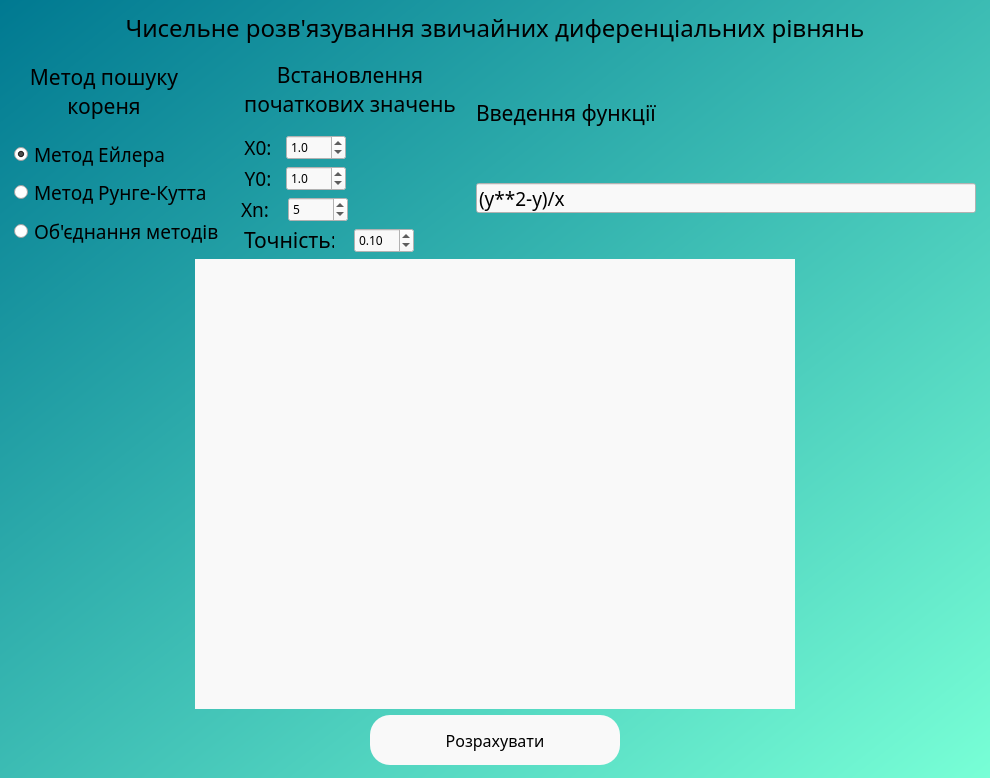
<?xml version="1.0" encoding="UTF-8"?>
<ui version="4.0">
 <class>MainWindow</class>
 <widget class="QMainWindow" name="MainWindow">
  <property name="geometry">
   <rect>
    <x>0</x>
    <y>0</y>
    <width>990</width>
    <height>778</height>
   </rect>
  </property>
  <property name="font">
   <font>
    <family>Noto Sans SC</family>
   </font>
  </property>
  <property name="windowTitle">
   <string>MainWindow</string>
  </property>
  <property name="styleSheet">
   <string notr="true">background-color: qlineargradient(spread:pad, x1:0, y1:0, x2:1, y2:1, stop:0 rgba(0, 121, 145, 255), stop:1 rgba(120, 255, 214, 255));
font-family: Noto Sans SC;</string>
  </property>
  <widget class="QWidget" name="centralwidget">
   <layout class="QVBoxLayout" name="verticalLayout_4">
    <item>
     <spacer name="verticalSpacer_2">
      <property name="orientation">
       <enum>Qt::Orientation::Vertical</enum>
      </property>
      <property name="sizeHint" stdset="0">
       <size>
        <width>20</width>
        <height>40</height>
       </size>
      </property>
     </spacer>
    </item>
    <item>
     <widget class="QLabel" name="window_title">
      <property name="minimumSize">
       <size>
        <width>500</width>
        <height>30</height>
       </size>
      </property>
      <property name="font">
       <font>
        <family>Noto Sans SC</family>
        <pointsize>18</pointsize>
       </font>
      </property>
      <property name="styleSheet">
       <string notr="true">background: none;</string>
      </property>
      <property name="text">
       <string>Чисельне розв'язування звичайних диференціальних рівнянь</string>
      </property>
      <property name="alignment">
       <set>Qt::AlignmentFlag::AlignCenter</set>
      </property>
     </widget>
    </item>
    <item>
     <layout class="QHBoxLayout" name="horizontalLayout_4">
      <item>
       <spacer name="horizontalSpacer">
        <property name="orientation">
         <enum>Qt::Orientation::Horizontal</enum>
        </property>
        <property name="sizeHint" stdset="0">
         <size>
          <width>40</width>
          <height>20</height>
         </size>
        </property>
       </spacer>
      </item>
      <item>
       <layout class="QVBoxLayout" name="verticalLayout_2">
        <item>
         <widget class="QLabel" name="method_title">
          <property name="minimumSize">
           <size>
            <width>180</width>
            <height>80</height>
           </size>
          </property>
          <property name="maximumSize">
           <size>
            <width>180</width>
            <height>80</height>
           </size>
          </property>
          <property name="font">
           <font>
            <family>Noto Sans SC</family>
            <pointsize>16</pointsize>
           </font>
          </property>
          <property name="styleSheet">
           <string notr="true">background: none;</string>
          </property>
          <property name="text">
           <string>Метод пошуку
кореня</string>
          </property>
          <property name="alignment">
           <set>Qt::AlignmentFlag::AlignCenter</set>
          </property>
         </widget>
        </item>
        <item>
         <widget class="QRadioButton" name="radio_euler">
          <property name="minimumSize">
           <size>
            <width>200</width>
            <height>30</height>
           </size>
          </property>
          <property name="maximumSize">
           <size>
            <width>200</width>
            <height>30</height>
           </size>
          </property>
          <property name="font">
           <font>
            <family>Noto Sans SC</family>
            <pointsize>14</pointsize>
           </font>
          </property>
          <property name="styleSheet">
           <string notr="true">background: none;</string>
          </property>
          <property name="text">
           <string>Метод Ейлера</string>
          </property>
          <property name="checked">
           <bool>true</bool>
          </property>
         </widget>
        </item>
        <item>
         <widget class="QRadioButton" name="radio_runge_kutta">
          <property name="minimumSize">
           <size>
            <width>200</width>
            <height>30</height>
           </size>
          </property>
          <property name="maximumSize">
           <size>
            <width>200</width>
            <height>30</height>
           </size>
          </property>
          <property name="font">
           <font>
            <family>Noto Sans SC</family>
            <pointsize>14</pointsize>
           </font>
          </property>
          <property name="styleSheet">
           <string notr="true">background: none;</string>
          </property>
          <property name="text">
           <string>Метод Рунге-Кутта</string>
          </property>
         </widget>
        </item>
        <item>
         <widget class="QRadioButton" name="radio_together">
          <property name="font">
           <font>
            <family>Noto Sans SC</family>
            <pointsize>14</pointsize>
           </font>
          </property>
          <property name="styleSheet">
           <string notr="true">background: none;</string>
          </property>
          <property name="text">
           <string>Об'єднання методів</string>
          </property>
         </widget>
        </item>
       </layout>
      </item>
      <item>
       <layout class="QVBoxLayout" name="verticalLayout">
        <item>
         <widget class="QLabel" name="limits_title">
          <property name="minimumSize">
           <size>
            <width>240</width>
            <height>80</height>
           </size>
          </property>
          <property name="maximumSize">
           <size>
            <width>240</width>
            <height>80</height>
           </size>
          </property>
          <property name="font">
           <font>
            <family>Noto Sans SC</family>
            <pointsize>16</pointsize>
           </font>
          </property>
          <property name="styleSheet">
           <string notr="true">background: none;</string>
          </property>
          <property name="text">
           <string>Встановлення
початкових значень</string>
          </property>
          <property name="scaledContents">
           <bool>false</bool>
          </property>
          <property name="alignment">
           <set>Qt::AlignmentFlag::AlignCenter</set>
          </property>
         </widget>
        </item>
        <item>
         <layout class="QHBoxLayout" name="horizontalLayout">
          <property name="spacing">
           <number>0</number>
          </property>
          <item>
           <widget class="QLabel" name="limit_x1">
            <property name="minimumSize">
             <size>
              <width>30</width>
              <height>20</height>
             </size>
            </property>
            <property name="maximumSize">
             <size>
              <width>30</width>
              <height>20</height>
             </size>
            </property>
            <property name="font">
             <font>
              <family>Noto Sans SC</family>
              <pointsize>14</pointsize>
             </font>
            </property>
            <property name="styleSheet">
             <string notr="true">background: none;</string>
            </property>
            <property name="text">
             <string>Х0:</string>
            </property>
            <property name="alignment">
             <set>Qt::AlignmentFlag::AlignCenter</set>
            </property>
           </widget>
          </item>
          <item>
           <widget class="QDoubleSpinBox" name="X0SpinBox">
            <property name="minimumSize">
             <size>
              <width>60</width>
              <height>0</height>
             </size>
            </property>
            <property name="maximumSize">
             <size>
              <width>60</width>
              <height>16777215</height>
             </size>
            </property>
            <property name="styleSheet">
             <string notr="true">background: #F9F9F9;</string>
            </property>
            <property name="alignment">
             <set>Qt::AlignmentFlag::AlignLeading|Qt::AlignmentFlag::AlignLeft|Qt::AlignmentFlag::AlignVCenter</set>
            </property>
            <property name="decimals">
             <number>1</number>
            </property>
            <property name="minimum">
             <double>-100.000000000000000</double>
            </property>
            <property name="singleStep">
             <double>0.100000000000000</double>
            </property>
            <property name="value">
             <double>1.000000000000000</double>
            </property>
           </widget>
          </item>
          <item>
           <spacer name="horizontalSpacer_7">
            <property name="orientation">
             <enum>Qt::Orientation::Horizontal</enum>
            </property>
            <property name="sizeType">
             <enum>QSizePolicy::Policy::Fixed</enum>
            </property>
            <property name="sizeHint" stdset="0">
             <size>
              <width>110</width>
              <height>20</height>
             </size>
            </property>
           </spacer>
          </item>
         </layout>
        </item>
        <item>
         <layout class="QHBoxLayout" name="horizontalLayout_2">
          <property name="spacing">
           <number>0</number>
          </property>
          <property name="sizeConstraint">
           <enum>QLayout::SizeConstraint::SetDefaultConstraint</enum>
          </property>
          <item>
           <widget class="QLabel" name="limit_x2">
            <property name="minimumSize">
             <size>
              <width>30</width>
              <height>20</height>
             </size>
            </property>
            <property name="maximumSize">
             <size>
              <width>30</width>
              <height>20</height>
             </size>
            </property>
            <property name="font">
             <font>
              <family>Noto Sans SC</family>
              <pointsize>14</pointsize>
             </font>
            </property>
            <property name="styleSheet">
             <string notr="true">background: none;
margin: 0px;</string>
            </property>
            <property name="text">
             <string>Y0:</string>
            </property>
            <property name="alignment">
             <set>Qt::AlignmentFlag::AlignCenter</set>
            </property>
           </widget>
          </item>
          <item>
           <widget class="QDoubleSpinBox" name="Y0SpinBox">
            <property name="minimumSize">
             <size>
              <width>60</width>
              <height>0</height>
             </size>
            </property>
            <property name="maximumSize">
             <size>
              <width>60</width>
              <height>16777215</height>
             </size>
            </property>
            <property name="styleSheet">
             <string notr="true">background: #F9F9F9;
margin: 0px;</string>
            </property>
            <property name="alignment">
             <set>Qt::AlignmentFlag::AlignLeading|Qt::AlignmentFlag::AlignLeft|Qt::AlignmentFlag::AlignVCenter</set>
            </property>
            <property name="decimals">
             <number>1</number>
            </property>
            <property name="minimum">
             <double>-100.000000000000000</double>
            </property>
            <property name="singleStep">
             <double>0.100000000000000</double>
            </property>
            <property name="value">
             <double>1.000000000000000</double>
            </property>
           </widget>
          </item>
          <item>
           <spacer name="horizontalSpacer_6">
            <property name="orientation">
             <enum>Qt::Orientation::Horizontal</enum>
            </property>
            <property name="sizeType">
             <enum>QSizePolicy::Policy::Fixed</enum>
            </property>
            <property name="sizeHint" stdset="0">
             <size>
              <width>110</width>
              <height>20</height>
             </size>
            </property>
           </spacer>
          </item>
         </layout>
        </item>
        <item>
         <layout class="QHBoxLayout" name="horizontalLayout_7">
          <item>
           <widget class="QLabel" name="label">
            <property name="minimumSize">
             <size>
              <width>30</width>
              <height>20</height>
             </size>
            </property>
            <property name="maximumSize">
             <size>
              <width>30</width>
              <height>20</height>
             </size>
            </property>
            <property name="font">
             <font>
              <family>Noto Sans SC</family>
              <pointsize>14</pointsize>
             </font>
            </property>
            <property name="styleSheet">
             <string notr="true">background: none;
margin: 0px;</string>
            </property>
            <property name="text">
             <string>Xn:</string>
            </property>
           </widget>
          </item>
          <item>
           <widget class="QSpinBox" name="XnspinBox">
            <property name="minimumSize">
             <size>
              <width>60</width>
              <height>0</height>
             </size>
            </property>
            <property name="maximumSize">
             <size>
              <width>60</width>
              <height>16777215</height>
             </size>
            </property>
            <property name="styleSheet">
             <string notr="true">background: #F9F9F9;
margin: 0px;</string>
            </property>
            <property name="value">
             <number>5</number>
            </property>
           </widget>
          </item>
          <item>
           <spacer name="horizontalSpacer_8">
            <property name="orientation">
             <enum>Qt::Orientation::Horizontal</enum>
            </property>
            <property name="sizeType">
             <enum>QSizePolicy::Policy::Fixed</enum>
            </property>
            <property name="sizeHint" stdset="0">
             <size>
              <width>110</width>
              <height>20</height>
             </size>
            </property>
           </spacer>
          </item>
         </layout>
        </item>
        <item>
         <layout class="QHBoxLayout" name="horizontalLayout_6">
          <item>
           <widget class="QLabel" name="accuracy_label">
            <property name="minimumSize">
             <size>
              <width>90</width>
              <height>20</height>
             </size>
            </property>
            <property name="maximumSize">
             <size>
              <width>90</width>
              <height>20</height>
             </size>
            </property>
            <property name="font">
             <font>
              <family>Noto Sans SC</family>
              <pointsize>16</pointsize>
             </font>
            </property>
            <property name="styleSheet">
             <string notr="true">background: none;
margin: 0px;</string>
            </property>
            <property name="text">
             <string>Точність:</string>
            </property>
           </widget>
          </item>
          <item>
           <widget class="QDoubleSpinBox" name="AccuracySpinBox">
            <property name="minimumSize">
             <size>
              <width>60</width>
              <height>0</height>
             </size>
            </property>
            <property name="maximumSize">
             <size>
              <width>60</width>
              <height>16777215</height>
             </size>
            </property>
            <property name="styleSheet">
             <string notr="true">background: #F9F9F9;
margin: 0px;</string>
            </property>
            <property name="maximum">
             <double>1.000000000000000</double>
            </property>
            <property name="singleStep">
             <double>0.010000000000000</double>
            </property>
            <property name="value">
             <double>0.100000000000000</double>
            </property>
           </widget>
          </item>
          <item>
           <spacer name="horizontalSpacer_5">
            <property name="orientation">
             <enum>Qt::Orientation::Horizontal</enum>
            </property>
            <property name="sizeType">
             <enum>QSizePolicy::Policy::Fixed</enum>
            </property>
            <property name="sizeHint" stdset="0">
             <size>
              <width>40</width>
              <height>20</height>
             </size>
            </property>
           </spacer>
          </item>
         </layout>
        </item>
       </layout>
      </item>
      <item>
       <layout class="QVBoxLayout" name="verticalLayout_3">
        <item>
         <widget class="QLabel" name="function_label">
          <property name="minimumSize">
           <size>
            <width>200</width>
            <height>50</height>
           </size>
          </property>
          <property name="maximumSize">
           <size>
            <width>200</width>
            <height>50</height>
           </size>
          </property>
          <property name="font">
           <font>
            <family>Noto Sans SC</family>
            <pointsize>16</pointsize>
           </font>
          </property>
          <property name="styleSheet">
           <string notr="true">background: none;</string>
          </property>
          <property name="text">
           <string>Введення функції</string>
          </property>
          <property name="alignment">
           <set>Qt::AlignmentFlag::AlignLeading|Qt::AlignmentFlag::AlignLeft|Qt::AlignmentFlag::AlignVCenter</set>
          </property>
         </widget>
        </item>
        <item>
         <widget class="QLineEdit" name="function_input">
          <property name="minimumSize">
           <size>
            <width>500</width>
            <height>30</height>
           </size>
          </property>
          <property name="maximumSize">
           <size>
            <width>500</width>
            <height>30</height>
           </size>
          </property>
          <property name="font">
           <font>
            <family>Noto Sans SC</family>
            <pointsize>14</pointsize>
           </font>
          </property>
          <property name="styleSheet">
           <string notr="true">background: #F9F9F9;</string>
          </property>
          <property name="text">
           <string>(y**2-y)/x</string>
          </property>
          <property name="alignment">
           <set>Qt::AlignmentFlag::AlignLeading|Qt::AlignmentFlag::AlignLeft|Qt::AlignmentFlag::AlignVCenter</set>
          </property>
         </widget>
        </item>
       </layout>
      </item>
      <item>
       <spacer name="horizontalSpacer_2">
        <property name="orientation">
         <enum>Qt::Orientation::Horizontal</enum>
        </property>
        <property name="sizeHint" stdset="0">
         <size>
          <width>40</width>
          <height>20</height>
         </size>
        </property>
       </spacer>
      </item>
     </layout>
    </item>
    <item>
     <layout class="QHBoxLayout" name="horizontalLayout_3">
      <item>
       <spacer name="horizontalSpacer_3">
        <property name="orientation">
         <enum>Qt::Orientation::Horizontal</enum>
        </property>
        <property name="sizeHint" stdset="0">
         <size>
          <width>40</width>
          <height>20</height>
         </size>
        </property>
       </spacer>
      </item>
      <item>
       <widget class="QLabel" name="img_place">
        <property name="minimumSize">
         <size>
          <width>600</width>
          <height>450</height>
         </size>
        </property>
        <property name="maximumSize">
         <size>
          <width>600</width>
          <height>450</height>
         </size>
        </property>
        <property name="styleSheet">
         <string notr="true">background: #F9F9F9;</string>
        </property>
        <property name="text">
         <string/>
        </property>
        <property name="alignment">
         <set>Qt::AlignmentFlag::AlignCenter</set>
        </property>
       </widget>
      </item>
      <item>
       <spacer name="horizontalSpacer_4">
        <property name="orientation">
         <enum>Qt::Orientation::Horizontal</enum>
        </property>
        <property name="sizeHint" stdset="0">
         <size>
          <width>40</width>
          <height>20</height>
         </size>
        </property>
       </spacer>
      </item>
     </layout>
    </item>
    <item>
     <layout class="QHBoxLayout" name="horizontalLayout_5">
      <property name="spacing">
       <number>0</number>
      </property>
      <property name="sizeConstraint">
       <enum>QLayout::SizeConstraint::SetMinAndMaxSize</enum>
      </property>
      <property name="topMargin">
       <number>0</number>
      </property>
      <property name="rightMargin">
       <number>0</number>
      </property>
      <item>
       <widget class="QPushButton" name="calc_btn">
        <property name="minimumSize">
         <size>
          <width>250</width>
          <height>50</height>
         </size>
        </property>
        <property name="maximumSize">
         <size>
          <width>250</width>
          <height>50</height>
         </size>
        </property>
        <property name="styleSheet">
         <string notr="true">QPushButton{
background: #F9F9F9;
border-radius: 20px;

font-family: 'Noto Sans SC';
font-size: 16px;
}

QPushButton:pressed{
  background-color: #95BFFF;     
}
QPushButton:hover:!pressed
{
  background-color: #DFECFF;
}</string>
        </property>
        <property name="text">
         <string>Розрахувати</string>
        </property>
       </widget>
      </item>
     </layout>
    </item>
    <item>
     <spacer name="verticalSpacer">
      <property name="orientation">
       <enum>Qt::Orientation::Vertical</enum>
      </property>
      <property name="sizeHint" stdset="0">
       <size>
        <width>20</width>
        <height>40</height>
       </size>
      </property>
     </spacer>
    </item>
   </layout>
  </widget>
 </widget>
 <resources/>
 <connections/>
</ui>
